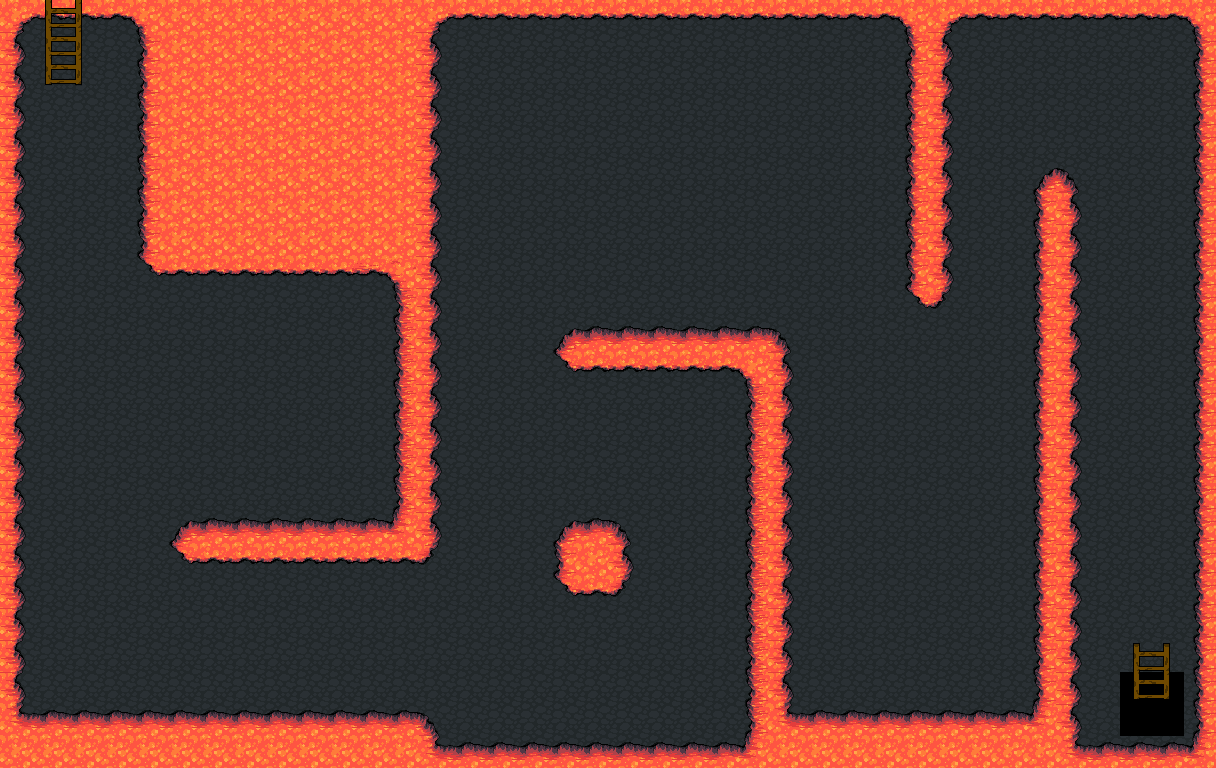

Rendered tile map (Tiled .tmx) drawn with the repository's tilesets; below, a short description and the map source with its tile grids summarised:
An orthogonal 38x24 tile map with 32x32 px tiles, 2 tile layers (everything, ladder), 5 tilesets and 27 objects (boulder1, boulder2, boulder3, boulder4, boulder5, ...).

<map version="1.0" orientation="orthogonal" renderorder="right-down" width="38" height="24" tilewidth="32" tileheight="32" nextobjectid="79">
 <properties>
  <property name="containsTreasure" type="bool" value="true" />
  <property name="numOfBoulders" type="int" value="10" />
 </properties>
 <tileset firstgid="1" name="snow_on_stones" tilewidth="32" tileheight="32" tilecount="80" columns="10">
  <image source="snow text/snow_on_stones.png" width="320" height="256" />
  <terraintypes>
   <terrain name="wall" tile="-1" />
  </terraintypes>
  <tile id="2" terrain=",,,0" />
  <tile id="3" terrain=",,0,0" />
  <tile id="4" terrain=",,0,0" />
  <tile id="5" terrain=",,0,0" />
  <tile id="6" terrain=",,0,0" />
  <tile id="7" terrain=",,0,0" />
  <tile id="8" terrain=",,0,0" />
  <tile id="9" terrain=",,0," />
  <tile id="12" terrain=",0,,0" />
  <tile id="13" terrain="0,0,0," />
  <tile id="14" terrain="0,0,," />
  <tile id="15" terrain="0,0,," />
  <tile id="16" terrain="0,0,," />
  <tile id="17" terrain="0,0,," />
  <tile id="18" terrain="0,0,,0" />
  <tile id="19" terrain="0,,0," />
  <tile id="22" terrain=",0,,0" />
  <tile id="23" terrain="0,,0," />
  <tile id="28" terrain=",0,,0" />
  <tile id="29" terrain="0,,0," />
  <tile id="32" terrain=",0,,0" />
  <tile id="33" terrain="0,,0," />
  <tile id="38" terrain=",0,,0" />
  <tile id="39" terrain="0,,0," />
  <tile id="42" terrain=",0,,0" />
  <tile id="43" terrain="0,,0," />
  <tile id="48" terrain=",0,,0" />
  <tile id="49" terrain="0,,0," />
  <tile id="52" terrain=",0,,0" />
  <tile id="53" terrain="0,,0," />
  <tile id="58" terrain=",0,,0" />
  <tile id="59" terrain="0,,0," />
  <tile id="62" terrain=",0,,0" />
  <tile id="63" terrain="0,,0,0" />
  <tile id="64" terrain=",,0,0" />
  <tile id="65" terrain=",,0,0" />
  <tile id="66" terrain=",,0,0" />
  <tile id="67" terrain=",,0,0" />
  <tile id="68" terrain=",0,0,0" />
  <tile id="69" terrain="0,,0," />
  <tile id="72" terrain=",0,," />
  <tile id="73" terrain="0,0,," />
  <tile id="74" terrain="0,0,," />
  <tile id="75" terrain="0,0,," />
  <tile id="76" terrain="0,0,," />
  <tile id="77" terrain="0,0,," />
  <tile id="78" terrain="0,0,," />
  <tile id="79" terrain="0,,," />
 </tileset>
 <tileset firstgid="81" name="full_ladder" tilewidth="32" tileheight="32" tilecount="8" columns="2">
  <image source="snow text/full_ladder.png" width="64" height="128" />
 </tileset>
 <tileset firstgid="89" name="ladder" tilewidth="32" tileheight="32" tilecount="8" columns="2">
  <image source="snow text/ladder.png" width="64" height="128" />
 </tileset>
 <tileset firstgid="97" name="oscar" tilewidth="32" tileheight="64" tilecount="1" columns="1">
  <image source="oscar.png" width="32" height="64" />
 </tileset>
 <tileset firstgid="98" name="cavern_ruins" tilewidth="32" tileheight="32" tilecount="384" columns="24">
  <image source="cavern_ruins.png" width="768" height="512" />
 </tileset>
 <layer name="everything" width="38" height="24">
  <data>[912 cells, 912 non-empty, 18 distinct tile ids]</data>
 </layer>
 <layer name="ladder" width="38" height="24">
  <data>[912 cells, 14 non-empty, 14 distinct tile ids]</data>
 </layer>
 <objectgroup name="collision" offsetx="-1" offsety="-1">
  <object id="20" x="144" y="7.66667" width="300.333" height="270.667" />
  <object id="21" x="174.333" y="522.333" width="268" height="40" />
  <object id="22" x="393" y="263.667" width="50.6667" height="262.667" />
  <object id="23" x="3.66667" y="-1.66667" width="14.6667" height="770.667" />
  <object id="24" x="33" y="751.667" width="1182.67" height="21.3333" />
  <object id="26" x="1194.33" y="3.66667" width="21.33" height="765.333" />
  <object id="30" x="29" y="1" width="1182.67" height="17.3333" />
  <object id="33" x="47.6667" y="33" width="33.3333" height="56" />
  <object id="59" x="-12.3333" y="714.333" width="446.667" height="48" />
  <object id="60" x="562.334" y="526.333" width="62.6667" height="64" />
  <object id="61" x="562.333" y="333" width="228" height="41.3333" />
  <object id="62" x="751.667" y="358.333" width="38.6667" height="378.667" />
  <object id="63" x="798.334" y="718.333" width="262.667" height="17.3333" />
  <object id="64" x="906.333" y="31.6667" width="46.6667" height="276" />
  <object id="65" x="1034.33" y="170.333" width="46.6667" height="582.667" />
 </objectgroup>
 <objectgroup name="start_end" visible="0">
  <object id="10" x="45.6667" y="108.333" width="55" height="55">
   <ellipse />
  </object>
  <object id="54" x="1121.33" y="640" width="58.6667" height="94.6667" />
 </objectgroup>
 <objectgroup name="properties">
  <object id="15" name="boulder1" x="307.667" y="353" width="27.6663" height="41">
   <properties>
    <property name="direction" value="left" />
    <property name="distance" type="int" value="300" />
   </properties>
  </object>
  <object id="17" name="boulder2" x="90.333" y="648" width="61.3333" height="61.3333">
   <properties>
    <property name="direction" value="up" />
    <property name="distance" type="int" value="200" />
   </properties>
  </object>
  <object id="76" name="boulder3" x="476" y="562" width="25" height="25">
   <properties>
    <property name="direction" value="up" />
    <property name="distance" type="int" value="250" />
   </properties>
  </object>
  <object id="75" name="boulder4" x="692" y="429" width="25" height="25">
   <properties>
    <property name="direction" value="left" />
    <property name="distance" type="int" value="250" />
   </properties>
  </object>
  <object id="74" name="boulder5" x="477" y="99" width="25" height="25">
   <properties>
    <property name="direction" value="right" />
    <property name="distance" type="int" value="250" />
   </properties>
  </object>
  <object id="72" name="boulder6" x="828" y="560.667" width="25" height="25">
   <properties>
    <property name="direction" value="right" />
    <property name="distance" type="int" value="150" />
   </properties>
  </object>
  <object id="73" name="boulder7" x="763" y="201" width="25" height="25">
   <properties>
    <property name="direction" value="left" />
    <property name="distance" type="int" value="280" />
   </properties>
  </object>
  <object id="45" name="boulder8" x="810.667" y="265.334" width="61.3333" height="61.3333">
   <properties>
    <property name="direction" value="left" />
    <property name="distance" type="int" value="300" />
    <property name="yoyo" type="bool" value="true" />
   </properties>
  </object>
  <object id="68" name="boulder9" x="505" y="665">
   <properties>
    <property name="direction" value="right" />
    <property name="distance" type="int" value="150" />
    <property name="yoyo" type="bool" value="true" />
   </properties>
  </object>
  <object id="69" name="boulder10" x="980.834" y="462.167" width="27.6663" height="41">
   <properties>
    <property name="direction" value="left" />
    <property name="distance" type="int" value="200" />
   </properties>
  </object>
 </objectgroup>
</map>
